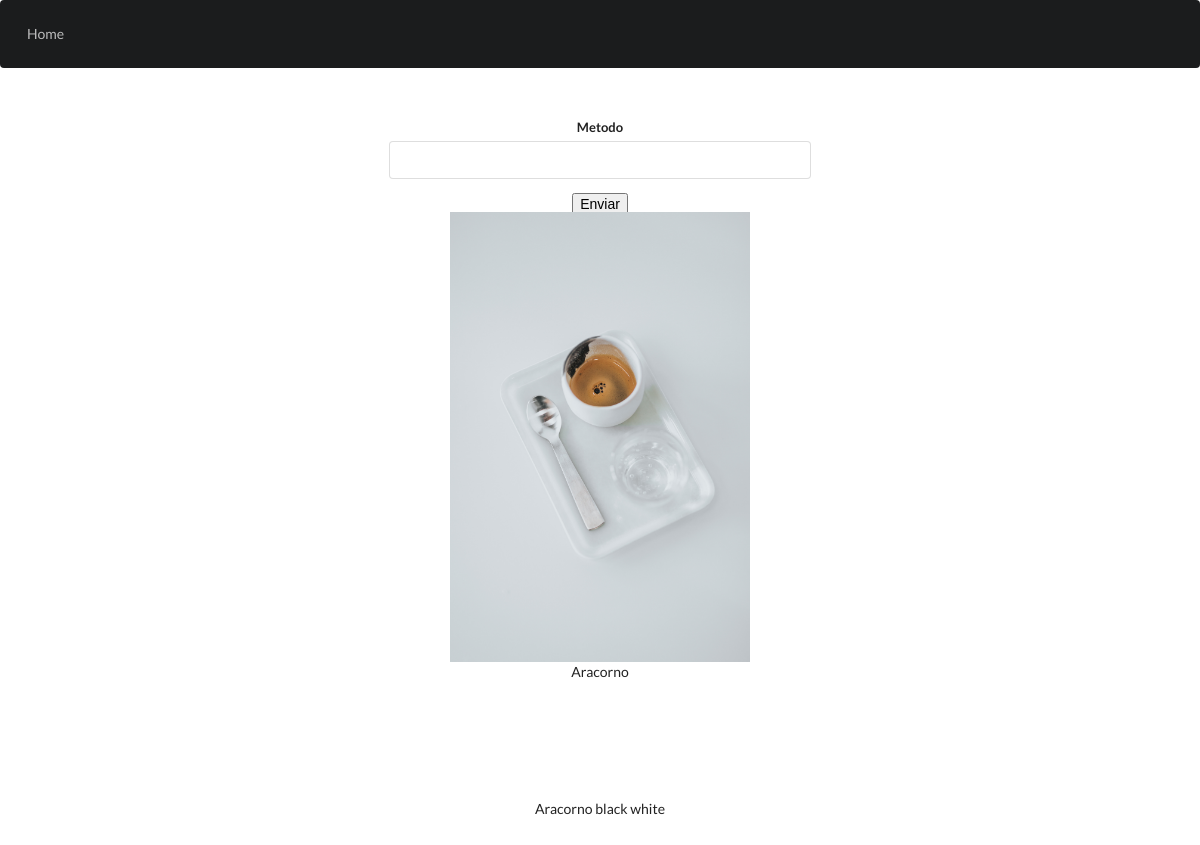
Page /images/3/ on the committed database.
### main/models.py (models this page shows, shortened)
class OriginImage(models.Model):
    name = models.CharField(max_length=256)
    image = models.ImageField(upload_to='images')

class ModifiedImage(models.Model):
    origin = models.ForeignKey(OriginImage,on_delete=models.CASCADE)
    applied_method = models.CharField(max_length=30)
    image = models.ImageField(upload_to='images')

### main/views.py (the view, shortened to what this page needs)
# urls.py: path('images/<int:pk>/',views.show_image, name='show_image'),
def show_image(request, pk):
    methods = {
        'black white': blackwhite,
        'histogram': histogram,
        'gray pattern': grayPattern,
        'laplace filter':laplaceFilter,
        'filter one': filter_one,
    }
    image = OriginImage.objects.get(pk=pk)
    related_images = ModifiedImage.objects.filter(origin=image)
    form = MethodForm()
    return render(request,'main/show_image.html', {'origin_image':image,'related_images':related_images, 'form':form})

### main/forms.py
class MethodForm(forms.Form):
    method_name = forms.CharField()

### main/templates/main/show_image.html (shortened to what this page needs)
<!DOCTYPE html>
<html>
    <head>
        {% load static %}
        <link rel="stylesheet" href="https://cdnjs.cloudflare.com/ajax/libs/semantic-ui/2.4.1/semantic.min.css">
        <link rel="stylesheet" href="{% static 'css/index.css' %}">
    </head>
    <body>
            <div class="ui inverted segment">
                <div class="ui inverted secondary menu">
                    <a class="item" href="{% url 'index'%}">Home</a>
                </div>
            </div>
            <div class="ui middle aligned center aligned grid">
                <div class="row">
                <div class="sixteen wide column">
                    <form class="ui form" method='post'>
                        <div class="field">
                            <label>Metodo</label>
                            {{form.method_name}}
                        </div>
                        <button type="submit">Enviar</button>
                    </form>
                </div>
                </div>
                <div class="row">
                    <div class="sixteen wide column">
                        <img class="ui top aligned medium image" src="/media/{{origin_image.image}}">
                        <div class="content">
                            {{origin_image.name}}
                        </div>
                    </div>
                </div>
                <div class="row">
                    {% if related_images %}
                        {% for image in related_images %}
                            <div class="four wide column">
                                <div class="content">
                                    <div class="header">
                                        {{image.origin.name}} {{image.applied_method}}
                                    </div>
                                </div>
                            </div>
                        {% endfor %}
                    {% endif %}
                </div>
            </div>
    </body>
</html>

### main/static/css/index.css (style rules this page uses)
body > .grid { height: 100%; }
.image { margin-top: -100px; }
.column { max-width: 450px; }

### rows in the picture
OriginImage: image (picture), name "Aracorno"
ModifiedImage: origin.name "Aracorno", applied_method "black white"
